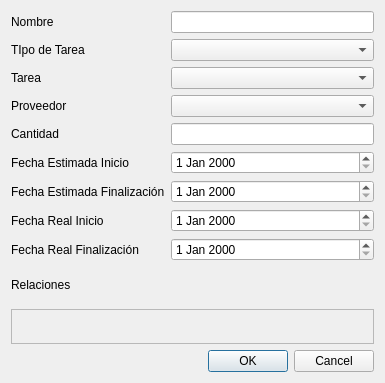
<?xml version="1.0" encoding="UTF-8"?>
<ui version="4.0">
 <class>DlgEditExecutionTask</class>
 <widget class="QDialog" name="DlgEditExecutionTask">
  <property name="geometry">
   <rect>
    <x>0</x>
    <y>0</y>
    <width>385</width>
    <height>383</height>
   </rect>
  </property>
  <property name="windowTitle">
   <string>Dialog</string>
  </property>
  <layout class="QVBoxLayout" name="verticalLayout">
   <item>
    <layout class="QFormLayout" name="formLayout">
     <item row="0" column="0">
      <widget class="QLabel" name="label">
       <property name="text">
        <string>Nombre</string>
       </property>
       <property name="buddy">
        <cstring>txtNombre</cstring>
       </property>
      </widget>
     </item>
     <item row="0" column="1">
      <widget class="QLineEdit" name="txtNombre"/>
     </item>
     <item row="1" column="0">
      <widget class="QLabel" name="label_7">
       <property name="text">
        <string>TIpo de Tarea</string>
       </property>
       <property name="buddy">
        <cstring>cboTaskType</cstring>
       </property>
      </widget>
     </item>
     <item row="1" column="1">
      <widget class="QComboBox" name="cboTaskType"/>
     </item>
     <item row="2" column="0">
      <widget class="QLabel" name="label_2">
       <property name="text">
        <string>Tarea</string>
       </property>
       <property name="buddy">
        <cstring>cboTarea</cstring>
       </property>
      </widget>
     </item>
     <item row="2" column="1">
      <widget class="QComboBox" name="cboTarea"/>
     </item>
     <item row="3" column="0">
      <widget class="QLabel" name="label_3">
       <property name="text">
        <string>Proveedor</string>
       </property>
       <property name="buddy">
        <cstring>cboProveedor</cstring>
       </property>
      </widget>
     </item>
     <item row="3" column="1">
      <widget class="QComboBox" name="cboProveedor"/>
     </item>
     <item row="4" column="0">
      <widget class="QLabel" name="label_4">
       <property name="text">
        <string>Cantidad</string>
       </property>
       <property name="buddy">
        <cstring>txtCantidad</cstring>
       </property>
      </widget>
     </item>
     <item row="4" column="1">
      <widget class="QLineEdit" name="txtCantidad"/>
     </item>
     <item row="5" column="0">
      <widget class="QLabel" name="label_5">
       <property name="text">
        <string>Fecha Estimada Inicio</string>
       </property>
       <property name="buddy">
        <cstring>dateFechaEstimadaInicio</cstring>
       </property>
      </widget>
     </item>
     <item row="5" column="1">
      <widget class="QDateEdit" name="dateFechaEstimadaInicio"/>
     </item>
     <item row="6" column="0">
      <widget class="QLabel" name="label_6">
       <property name="text">
        <string>Fecha Estimada Finalización</string>
       </property>
       <property name="buddy">
        <cstring>dateFechaEstimadaFinalizacion</cstring>
       </property>
      </widget>
     </item>
     <item row="6" column="1">
      <widget class="QDateEdit" name="dateFechaEstimadaFinalizacion"/>
     </item>
     <item row="7" column="0">
      <widget class="QLabel" name="label_8">
       <property name="text">
        <string>Fecha Real Inicio</string>
       </property>
      </widget>
     </item>
     <item row="8" column="0">
      <widget class="QLabel" name="label_10">
       <property name="text">
        <string>Fecha Real Finalización</string>
       </property>
      </widget>
     </item>
     <item row="7" column="1">
      <widget class="QDateEdit" name="dateFechaRealInicio"/>
     </item>
     <item row="8" column="1">
      <widget class="QDateEdit" name="dateFecharealFinalizacion"/>
     </item>
    </layout>
   </item>
   <item>
    <widget class="QLabel" name="label_9">
     <property name="text">
      <string>Relaciones</string>
     </property>
    </widget>
   </item>
   <item>
    <widget class="QFrame" name="frame">
     <property name="frameShape">
      <enum>QFrame::StyledPanel</enum>
     </property>
     <property name="frameShadow">
      <enum>QFrame::Raised</enum>
     </property>
     <layout class="QHBoxLayout" name="horizontalLayout"/>
    </widget>
   </item>
   <item>
    <widget class="QDialogButtonBox" name="buttonBox">
     <property name="orientation">
      <enum>Qt::Horizontal</enum>
     </property>
     <property name="standardButtons">
      <set>QDialogButtonBox::Cancel|QDialogButtonBox::Ok</set>
     </property>
    </widget>
   </item>
  </layout>
 </widget>
 <resources/>
 <connections>
  <connection>
   <sender>buttonBox</sender>
   <signal>accepted()</signal>
   <receiver>DlgEditExecutionTask</receiver>
   <slot>accept()</slot>
   <hints>
    <hint type="sourcelabel">
     <x>248</x>
     <y>254</y>
    </hint>
    <hint type="destinationlabel">
     <x>157</x>
     <y>274</y>
    </hint>
   </hints>
  </connection>
  <connection>
   <sender>buttonBox</sender>
   <signal>rejected()</signal>
   <receiver>DlgEditExecutionTask</receiver>
   <slot>reject()</slot>
   <hints>
    <hint type="sourcelabel">
     <x>316</x>
     <y>260</y>
    </hint>
    <hint type="destinationlabel">
     <x>286</x>
     <y>274</y>
    </hint>
   </hints>
  </connection>
 </connections>
</ui>
